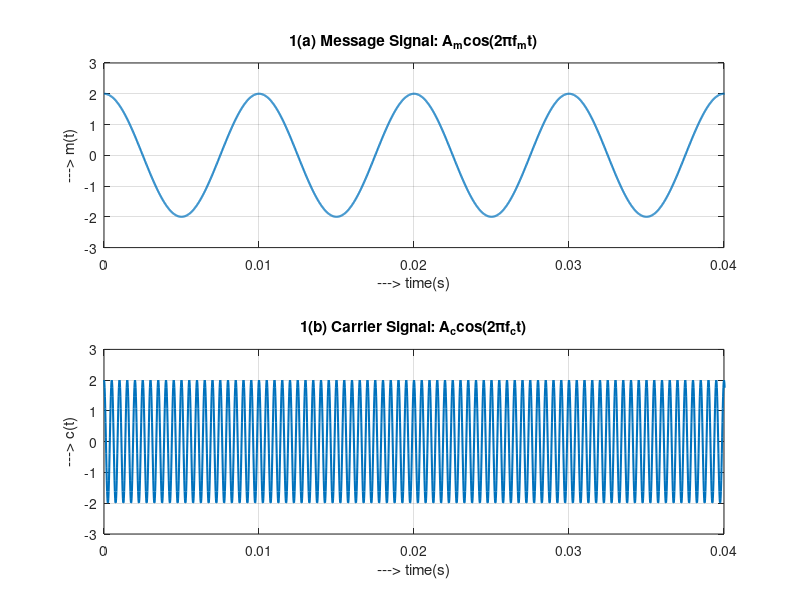

The MATLAB source for this figure:
clear all; close all; clc;

Am = 2;         Ac = 2;     %Parameters
fm = 100;       fc = 2000;
fs = 50000;     df = 1;
t = [0:fs-1]*1/fs;          %Time vector

m_t = Am*cos(2*pi*fm*t);
c_t = Ac*cos(2*pi*fc*t);

%<====== 1(a) ======>
subplot(2, 1, 1);           %Plot the message signal
plot(t, m_t, 'LineWidth', 1.5);
xlabel('---> time(s)');    ylabel('---> m(t)');
title('1(a) Message Signal: A_mcos(2\pif_mt)');
xlim([0 0.04]);
ylim([-3 3]);
grid on;

%<====== 1(b) ======>
subplot(2, 1, 2);           %Plot the carrier signal
plot(t, c_t, 'LineWidth', 1.5);
xlabel('---> time(s)');    ylabel('---> c(t)');
title('1(b) Carrier Signal: A_ccos(2\pif_ct)');
xlim([0 0.04]);
ylim([-3 3]);
grid on;
